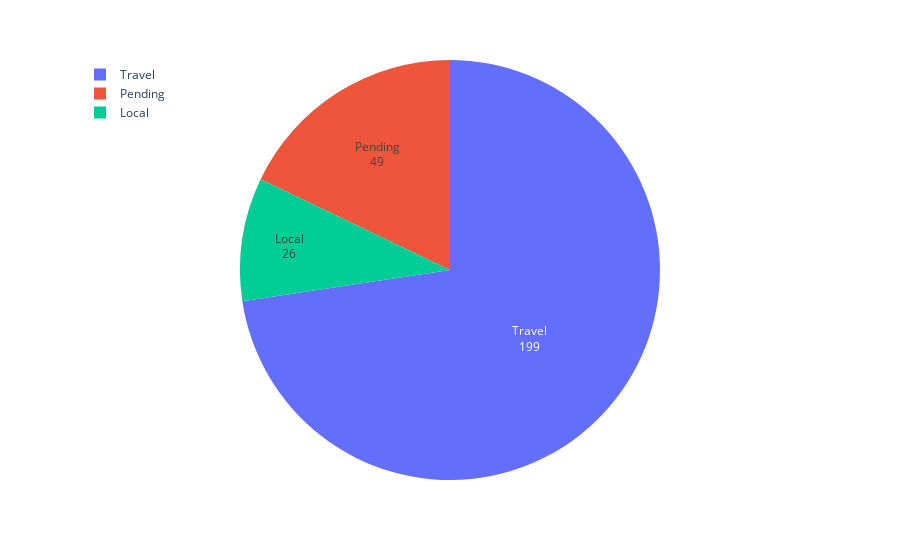

The notebook cell saved with this chart:
### Code cell
fig_travel = px.pie(travel_cases, values='count', names='type')
fig_travel.update_layout(legend=dict(x=0, y=1))
# hov_template = ''
fig_travel.update_traces(hoverinfo= 'label+percent', 
                  hovertemplate = '%{label}<br>%{value}',
                  textinfo='value+label',
                  textposition='inside')
fig_travel.show()

### Figure 1 — Plotly figure (JSON) as saved in the notebook; plotly's stock layout.template omitted (floating-point values rounded to 4 significant figures)
{"data": [{"domain": {"x": [0, 1], "y": [0, 1]}, "hoverinfo": "label+percent", "hoverlabel": {"namelength": 0}, "hovertemplate": "%{label}<br>%{value}", "labels": ["Local", "Pending", "Travel"], "legendgroup": "", "name": "", "showlegend": true, "textinfo": "value+label", "textposition": "inside", "type": "pie", "values": [26, 49, 199]}], "layout": {"legend": {"tracegroupgap": 0, "x": 0, "y": 1}, "margin": {"t": 60}}}
